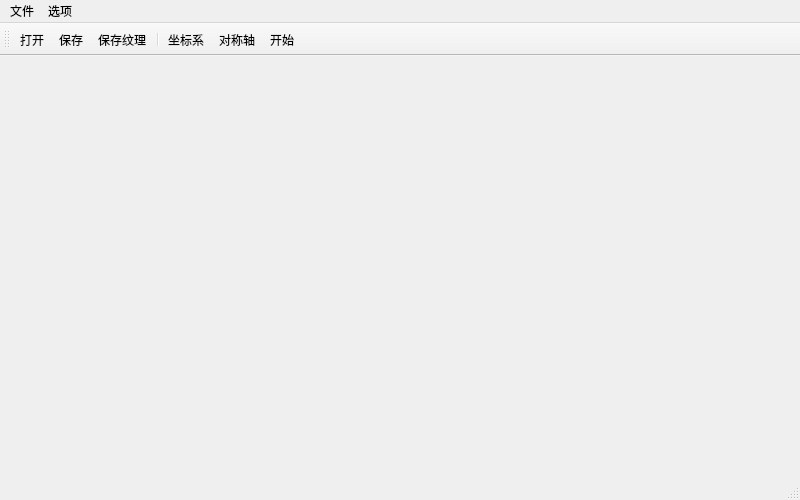
<?xml version="1.0" encoding="UTF-8"?>
<ui version="4.0">
  <class>MainWindowClass</class>
  <widget class="QMainWindow" name="MainWindowClass">
    <property name="geometry">
      <rect>
        <x>0</x>
        <y>0</y>
        <width>800</width>
        <height>500</height>
      </rect>
    </property>
    <property name="windowTitle">
      <string>考古绘图辅助</string>
    </property>
    <widget class="QWidget" name="centralWidget"/>
    <widget class="QMenuBar" name="menuBar">
      <property name="geometry">
        <rect>
          <x>0</x>
          <y>0</y>
          <width>800</width>
          <height>23</height>
        </rect>
      </property>
      <widget class="QMenu" name="menuFile">
        <property name="title">
          <string>文件</string>
        </property>
        <addaction name="actionImport"/>
        <addaction name="actionSave"/>
        <addaction name="actionSaveTexture"/>
      </widget>
      <widget class="QMenu" name="menuOptions">
        <property name="title">
          <string>选项</string>
        </property>
        <addaction name="actionCoordidateSystem"/>
        <addaction name="actionSymmetryAxis"/>
        <addaction name="actionStartUnfold"/>
      </widget>
      <addaction name="menuFile"/>
      <addaction name="menuOptions"/>
    </widget>
    <widget class="QToolBar" name="mainToolBar">
      <property name="baseSize">
        <size>
          <width>11</width>
          <height>11</height>
        </size>
      </property>
      <property name="toolButtonStyle">
        <enum>Qt::ToolButtonTextUnderIcon</enum>
      </property>
      <attribute name="toolBarArea">
        <enum>TopToolBarArea</enum>
      </attribute>
      <attribute name="toolBarBreak">
        <bool>false</bool>
      </attribute>
      <action name="actionImport">
        <property name="icon">
          <iconset>
            <normaloff>Icons/open.png</normaloff>Icons/open.png
          </iconset>
        </property>
        <property name="text">
          <string>打开</string>
        </property>
      </action>
      <action name="actionSave">
        <property name="icon">
          <iconset>
            <normaloff>Icons/save.png</normaloff>Icons/save.png
          </iconset>
        </property>
        <property name="text">
          <string>保存</string>
        </property>
      </action>
      <action name="actionSaveTexture">
        <property name="icon">
          <iconset>
            <normaloff>Icons/save.png</normaloff>Icons/save.png
          </iconset>
        </property>
        <property name="text">
          <string>保存纹理</string>
        </property>
      </action>
      <action name="actionCoordidateSystem">
        <property name="icon">
          <iconset>
            <normaloff>Icons/reload.png</normaloff>Icons/reload.png
          </iconset>
        </property>
        <property name="text">
          <string>坐标系</string>
        </property>
      </action>
      <action name="actionSymmetryAxis">
        <property name="icon">
          <iconset>
            <normaloff>Icons/reload.png</normaloff>Icons/reload.png
          </iconset>
        </property>
        <property name="text">
          <string>对称轴</string>
        </property>
      </action>
      <action name="actionStartUnfold">
        <property name="icon">
          <iconset>
            <normaloff>Icons/start.png</normaloff>Icons/start.png
          </iconset>
        </property>
        <property name="text">
          <string>开始</string>
        </property>
      </action>
      <addaction name="actionImport"/>
      <addaction name="actionSave"/>
      <addaction name="actionSaveTexture"/>
      <addaction name="separator"/>
      <addaction name="actionCoordidateSystem"/>
      <addaction name="actionSymmetryAxis"/>
      <addaction name="actionStartUnfold"/>
    </widget>
    <widget class="QStatusBar" name="statusBar"/>
    <action name="actionImport">
      <property name="icon">
        <iconset>
          <normaloff>Icons/open.png</normaloff>Icons/open.png
        </iconset>
      </property>
      <property name="text">
        <string>打开</string>
      </property>
    </action>
    <action name="actionSave">
      <property name="icon">
        <iconset>
          <normaloff>Icons/save.png</normaloff>Icons/save.png
        </iconset>
      </property>
      <property name="text">
        <string>保存</string>
      </property>
    </action>
    <action name="actionSaveTexture">
      <property name="icon">
        <iconset>
          <normaloff>Icons/save.png</normaloff>Icons/save.png
        </iconset>
      </property>
      <property name="text">
        <string>保存纹理</string>
      </property>
    </action>
    <action name="actionCoordidateSystem">
      <property name="checkable">
        <bool>true</bool>
      </property>
      <property name="checked">
        <bool>false</bool>
      </property>
      <property name="icon">
        <iconset>
          <normaloff>Icons/reload.png</normaloff>Icons/reload.png
        </iconset>
      </property>
      <property name="text">
        <string>坐标系</string>
      </property>
    </action>
    <action name="actionSymmetryAxis">
      <property name="checkable">
        <bool>true</bool>
      </property>
      <property name="checked">
        <bool>false</bool>
      </property>
      <property name="icon">
        <iconset>
          <normaloff>Icons/reload.png</normaloff>Icons/reload.png
        </iconset>
      </property>
      <property name="text">
        <string>对称轴</string>
      </property>
    </action>
    <action name="actionStartUnfold">
      <property name="icon">
        <iconset>
          <normaloff>Icons/start.png</normaloff>Icons/start.png
        </iconset>
      </property>
      <property name="text">
        <string>开始</string>
      </property>
    </action>
  </widget>
  <layoutdefault spacing="6" margin="11"/>
  <resources>
    <include location="mainwindow.qrc"/>
  </resources>
  <connections/>
</ui>
